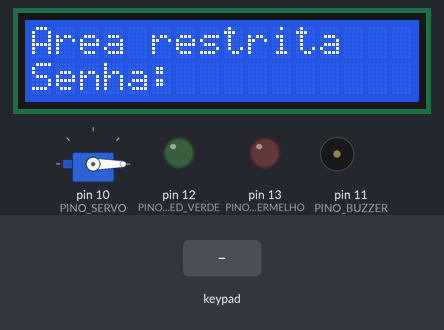
A sketch run on a simulated Arduino Uno, built with avr-gcc and run on an emulated ATmega328P. Shown: servo, 16×2 character LCD, output pins drawn as LEDs (lit = HIGH), buzzer (waves = sounding). Inputs (shaded band) come from the test bench. What the sketch prints to the serial monitor is not drawn.

Above: at 1.2 s.
1.3 s: keypad keys 4 7 2 9 # pressed 0.4 s apart
At 1.54 s:
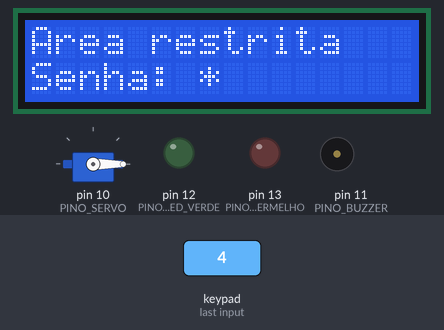
At 3.4 s:
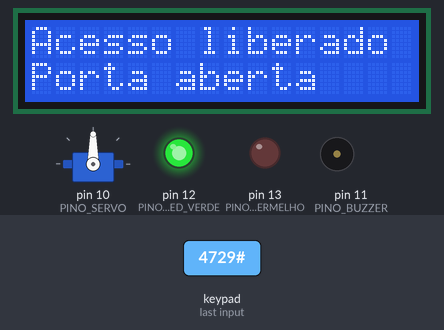
Timing chart, 0 to 9.4 s (numbered marks = the images above; inputs shaded):
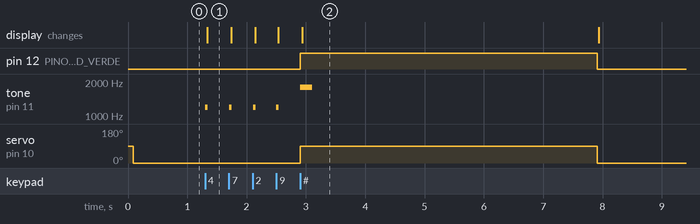

Measured:
- after the input at 1.3 s, pin 12 (PINO_LED_VERDE): LOW → HIGH after 1.6 s, → LOW 5.0 s later; tone on pin 11 (PINO_BUZZER): plays 1200 Hz for 0.04 s, 1200 Hz for 0.04 s, 1200 Hz for 0.04 s, 1200 Hz for 0.04 s, 1800 Hz for 0.20 s, starting at once

The sketch:

sketch.ino
```cpp
/*
 * ===========================================================================
 *  Escritório Inteligente | Automação 1: Controle de acesso por senha
 * ---------------------------------------------------------------------------
 *  Problema: a porta da área administrativa fica destrancada ou depende de
 *  chave física, sem registro de tentativas e sem proteção contra quem tenta
 *  adivinhar a senha.
 *
 *  Entradas: teclado matricial 4x4.
 *  Saídas:   servo motor (trava da porta), LED verde (acesso liberado),
 *            LED vermelho (negado ou bloqueado), buzzer e LCD 16x2 I2C.
 *
 *  Lógica (máquina de estados):
 *    AGUARDANDO -> senha correta + '#'            -> LIBERADO (porta 5 s aberta)
 *    AGUARDANDO -> senha errada + '#' (3a vez)    -> BLOQUEADO (15 s)
 *    LIBERADO   -> fim do tempo                   -> AGUARDANDO (trava fecha)
 *    BLOQUEADO  -> fim do tempo                   -> AGUARDANDO (zera erros)
 *  Tecla '*' apaga o que foi digitado. Letras A a D são ignoradas.
 *
 *  Plataforma: Arduino Uno (ATmega328P), simulado no Wokwi.
 * ===========================================================================
 */
#include <Wire.h>
#include <LiquidCrystal_I2C.h>
#include <Keypad.h>
#include <Servo.h>

// ----------------------------- Pinos ---------------------------------------
const byte PINO_SERVO        = 10;
const byte PINO_BUZZER       = 11;
const byte PINO_LED_VERDE    = 12;
const byte PINO_LED_VERMELHO = 13;

// ----------------------------- Teclado 4x4 ---------------------------------
const byte LINHAS = 4;
const byte COLUNAS = 4;
char mapaTeclas[LINHAS][COLUNAS] = {
  {'1', '2', '3', 'A'},
  {'4', '5', '6', 'B'},
  {'7', '8', '9', 'C'},
  {'*', '0', '#', 'D'}
};
byte pinosLinhas[LINHAS]   = {9, 8, 7, 6};   // R1..R4
byte pinosColunas[COLUNAS] = {5, 4, 3, 2};   // C1..C4
Keypad teclado = Keypad(makeKeymap(mapaTeclas), pinosLinhas, pinosColunas, LINHAS, COLUNAS);

LiquidCrystal_I2C lcd(0x27, 16, 2);  // endereço padrão do LCD I2C no Wokwi
Servo trava;

// ----------------------------- Parâmetros ----------------------------------
const char SENHA_CORRETA[] = "4729";            // senha da área administrativa
const byte TAMANHO_MAXIMO = 6;                   // dígitos aceitos no visor
const byte TENTATIVAS_MAXIMAS = 3;               // erros seguidos até bloquear
const unsigned long TEMPO_PORTA_ABERTA = 5000;   // ms com a trava aberta
const unsigned long TEMPO_BLOQUEIO = 15000;      // ms bloqueado (na prática, 5 min)
const int ANGULO_TRAVADA = 0;
const int ANGULO_DESTRAVADA = 90;

// ----------------------------- Estado --------------------------------------
enum Estado { AGUARDANDO, LIBERADO, BLOQUEADO };
Estado estado = AGUARDANDO;

char digitada[TAMANHO_MAXIMO + 1] = "";  // senha que está sendo digitada
byte quantidadeDigitos = 0;
byte errosSeguidos = 0;
unsigned long inicioEstado = 0;          // millis() em que o estado começou
long ultimoSegundoMostrado = -1;         // evita reescrever o LCD sem necessidade

// Escreve as duas linhas do LCD completando com espaços (sem piscar a tela)
void mostrar(const char *linha1, const char *linha2) {
  char buffer[17];
  snprintf(buffer, sizeof(buffer), "%-16s", linha1);
  lcd.setCursor(0, 0);
  lcd.print(buffer);
  snprintf(buffer, sizeof(buffer), "%-16s", linha2);
  lcd.setCursor(0, 1);
  lcd.print(buffer);
}

// Mostra a senha mascarada com asteriscos
void mostrarTelaSenha() {
  char mascara[17] = "Senha: ";
  for (byte i = 0; i < quantidadeDigitos; i++) strcat(mascara, "*");
  mostrar("Area restrita", mascara);
}

void apagarDigitada() {
  quantidadeDigitos = 0;
  digitada[0] = '\0';
}

void entrarAguardando() {
  estado = AGUARDANDO;
  inicioEstado = millis();
  apagarDigitada();
  trava.write(ANGULO_TRAVADA);
  digitalWrite(PINO_LED_VERDE, LOW);
  digitalWrite(PINO_LED_VERMELHO, LOW);
  mostrarTelaSenha();
  Serial.println(F("[ACESSO] Aguardando senha"));
}

void liberarAcesso() {
  estado = LIBERADO;
  inicioEstado = millis();
  errosSeguidos = 0;
  trava.write(ANGULO_DESTRAVADA);
  digitalWrite(PINO_LED_VERDE, HIGH);
  digitalWrite(PINO_LED_VERMELHO, LOW);
  tone(PINO_BUZZER, 1800, 200);  // bipe curto e agudo de confirmação
  mostrar("Acesso liberado", "Porta aberta");
  Serial.println(F("[ACESSO] Senha correta: porta destravada"));
}

void bloquearTeclado() {
  estado = BLOQUEADO;
  inicioEstado = millis();
  ultimoSegundoMostrado = -1;
  digitalWrite(PINO_LED_VERDE, LOW);
  digitalWrite(PINO_LED_VERMELHO, HIGH);
  tone(PINO_BUZZER, 400, 1500);  // som grave e longo de alerta
  Serial.println(F("[ACESSO] 3 erros seguidos: teclado bloqueado"));
}

// Compara a senha digitada com a cadastrada e decide o próximo estado
void conferirSenha() {
  if (quantidadeDigitos == 0) return;  // '#' sem nada digitado não conta
  if (strcmp(digitada, SENHA_CORRETA) == 0) {
    liberarAcesso();
    return;
  }
  errosSeguidos++;
  Serial.print(F("[ACESSO] Senha incorreta. Erros seguidos: "));
  Serial.println(errosSeguidos);
  if (errosSeguidos >= TENTATIVAS_MAXIMAS) {
    bloquearTeclado();
    return;
  }
  char aviso[20];
  snprintf(aviso, sizeof(aviso), "Restam %d tent.", TENTATIVAS_MAXIMAS - errosSeguidos);
  digitalWrite(PINO_LED_VERMELHO, HIGH);
  tone(PINO_BUZZER, 400, 400);
  mostrar("Senha incorreta", aviso);
  delay(1500);  // tempo de leitura da mensagem
  digitalWrite(PINO_LED_VERMELHO, LOW);
  apagarDigitada();
  mostrarTelaSenha();
}

// Trata uma tecla pressionada enquanto o sistema aguarda a senha
void tratarTecla(char tecla) {
  if (tecla >= '0' && tecla <= '9') {
    if (quantidadeDigitos < TAMANHO_MAXIMO) {
      digitada[quantidadeDigitos++] = tecla;
      digitada[quantidadeDigitos] = '\0';
      tone(PINO_BUZZER, 1200, 40);  // clique de tecla
      mostrarTelaSenha();
    }
  } else if (tecla == '*') {
    apagarDigitada();
    mostrarTelaSenha();
  } else if (tecla == '#') {
    conferirSenha();
  }
  // 'A', 'B', 'C' e 'D' não têm função nesta automação
}

void setup() {
  Serial.begin(9600);
  pinMode(PINO_LED_VERDE, OUTPUT);
  pinMode(PINO_LED_VERMELHO, OUTPUT);
  pinMode(PINO_BUZZER, OUTPUT);
  trava.attach(PINO_SERVO);
  lcd.init();
  lcd.backlight();
  entrarAguardando();
}

void loop() {
  unsigned long agora = millis();
  char tecla = teclado.getKey();

  switch (estado) {
    case AGUARDANDO:
      if (tecla) tratarTecla(tecla);
      break;

    case LIBERADO:
      // Fecha a trava sozinho depois do tempo de passagem
      if (agora - inicioEstado >= TEMPO_PORTA_ABERTA) {
        Serial.println(F("[ACESSO] Tempo esgotado: porta travada"));
        entrarAguardando();
      }
      break;

    case BLOQUEADO: {
      if (tecla) tone(PINO_BUZZER, 300, 100);  // teclas são ignoradas
      unsigned long decorrido = agora - inicioEstado;
      if (decorrido >= TEMPO_BLOQUEIO) {
        errosSeguidos = 0;
        Serial.println(F("[ACESSO] Fim do bloqueio"));
        entrarAguardando();
        break;
      }
      // Contagem regressiva no visor, atualizada uma vez por segundo
      long restante = (TEMPO_BLOQUEIO - decorrido + 999) / 1000;
      if (restante != ultimoSegundoMostrado) {
        ultimoSegundoMostrado = restante;
        char linha[17];
        snprintf(linha, sizeof(linha), "Aguarde %ld s", restante);
        mostrar("ACESSO BLOQUEADO", linha);
      }
      break;
    }
  }
}
```
